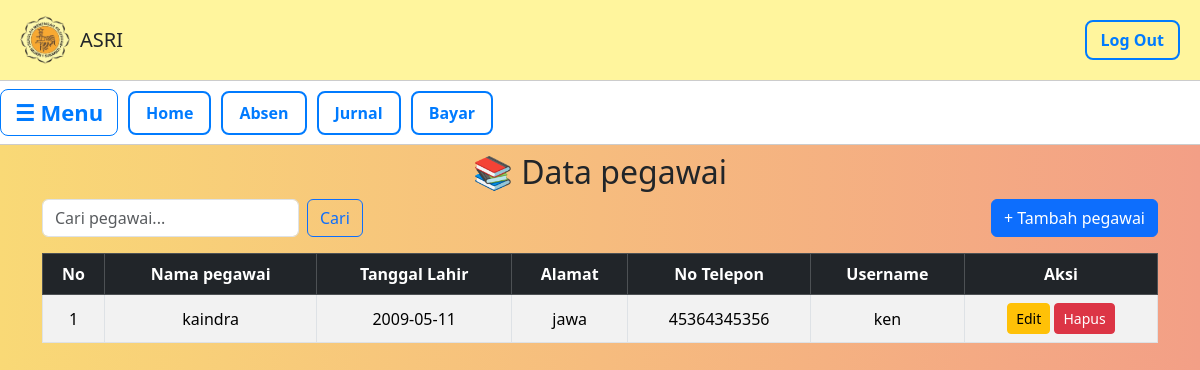
The app's page /Data/pegawe/pegawai.php with its own data.
### tables this page shows
CREATE TABLE `pegawai` (
  `id_pegawai` int NOT NULL,
  `nama_pegawai` varchar(100) NOT NULL,
  `tgl_lahir` date NOT NULL,
  `alamat` text NOT NULL,
  `telp` varchar(15) NOT NULL,
  `username` varchar(20) NOT NULL,
  `password` varchar(35) NOT NULL
);

### Data/pegawe/pegawai.php (the view, shortened to what this page needs)
<!DOCTYPE html>
<html lang="id">
<head>
  <link rel="stylesheet" href="../../admin.css">
</head>
<body>
  <header>
    <div class="logo">
      <img src="../../Image/lgo.png" alt="Logo">
      <h1>ASRI</h1>
    </div>
    <a href="../../index.php" class="logout">Log Out</a>
  </header>
  <div class="navbar">
    <button class="menu-toggle" onclick="toggleSidebar()">☰ Menu</button>
    <a href ="../../Data/data.php" class="btn-secondary">Home</a>
    <a href="../../Data/absen/absen.php" class="btn-secondary">Absen</a>
    <a href="../../Data/jurnal/jurnal.php" class="btn-secondary">Jurnal</a>
    <a href="../../Data/bayar/pembayaran.php" class="btn-secondary">Bayar</a>
  </div>
<?php
include"../../koneksi.php";
$cari = "";
if (isset($_GET['cari']) && $_GET['cari'] != "") {
    $cari = $_GET['cari'];
    $result = mysqli_query($koneksi, "SELECT * FROM pegawai
                                      WHERE nama_pegawai LIKE '%$cari%'
                                      OR username LIKE '%$cari%'
                                      ORDER BY id_pegawai DESC");
} else {
    $result = mysqli_query($koneksi, "SELECT * FROM pegawai ORDER BY id_pegawai DESC");
}
?>
<link href="https://cdn.jsdelivr.net/npm/bootstrap@5.3.3/dist/css/bootstrap.min.css" rel="stylesheet">
<div class="container mt-2">
    <h2 class="mb-2 text-center">📚 Data pegawai</h2>
    <div class="d-flex justify-content-between mb-3">
        <form class="d-flex" method="get" action="">
            <input class="form-control me-2" type="search" name="cari" placeholder="Cari pegawai..." value="<?= htmlspecialchars($cari) ?>">
            <button class="btn btn-outline-primary" type="submit">Cari</button>
        </form>
        <a href="pegawai_tambah.php" class="btn btn-primary">+ Tambah pegawai</a>
    </div>
    <div class="table-responsive">
        <table class="table table-bordered table-striped table-hover align-middle text-center">
            <thead class="table-dark">
                <tr>
                    <th>No</th>
                    <th>Nama pegawai</th>
                    <th>Tanggal Lahir</th>
                    <th>Alamat</th>
                    <th>No Telepon</th>
                    <th>Username</th>
                    <th>Aksi</th>
                </tr>
            </thead>
            <tbody>
            <?php
            $no = 1;
            if (mysqli_num_rows($result) > 0) {
                while ($row = mysqli_fetch_assoc($result)) { ?>
                    <tr>
                        <td><?= $no++ ?></td>
                        <td><?= $row['nama_pegawai'] ?></td>
                        <td><?= $row['tgl_lahir'] ?></td>
                        <td><?= $row['alamat'] ?></td>
                        <td><?= $row['telp'] ?></td>
                        <td><?= $row['username'] ?></td>
                        <td>
                            <a href="pegawai_edit.php?id=<?= $row['id_pegawai'] ?>" class="btn btn-sm btn-warning">Edit</a>
                            <a href="pegawai_hapus.php?id=<?= $row['id_pegawai'] ?>"
                               class="btn btn-sm btn-danger"
                               onclick="return confirm('Yakin ingin menghapus pegawai ini?')">Hapus</a>
                        </td>
                    </tr>
            <?php }
            } else { ?>
                <tr>
                    <td colspan="7" class="text-center text-muted">⚠️ Data tidak ditemukan</td>
                </tr>
            <?php } ?>
            </tbody>
        </table>
    </div>
</div>

### admin.css (style rules this page uses)
body { margin: 0; font-family: Arial, sans-serif; background: linear-gradient(90deg , #f9d976, #f39f86); }
header { background: #fff59d; padding: 15px 20px; display: flex; justify-content: space-between; align-items: center; border-bottom: 1px solid #ccc; flex-wrap: wrap; }
header .logo { display: flex; align-items: center; gap: 10px; }
header img { height: 50px; }
header h1 { font-size: 20px; margin: 0; }
.logout { border: 2px solid #007bff; background: none; color: #007bff; padding: 6px 14px; border-radius: 8px; font-weight: bold; text-decoration: none; transition: 0.3s; }
.btn-secondary { display: inline-block; background: #fff; color: #007bff; border: 2px solid #007bff; padding: 8px 16px; border-radius: 8px; text-decoration: none; font-weight: bold; transition: 0.3s; }
.navbar { background: white; display: flex; align-items: center; gap: 10px; padding: 10px; flex-wrap: wrap; border-bottom: 1px solid #ccc; justify-content: flex-start !important; }
.navbar button { border: 1px solid #007bff; background: none; color: #007bff; padding: 6px 14px; border-radius: 8px; font-weight: bold; cursor: pointer; transition: 0.3s; }
.menu-toggle { font-size: 22px; cursor: pointer; border: none; background: none; }

### records on screen
pegawai: nama_pegawai "kaindra", tgl_lahir "2009-05-11", alamat "jawa", telp "45364345356", username "ken"
